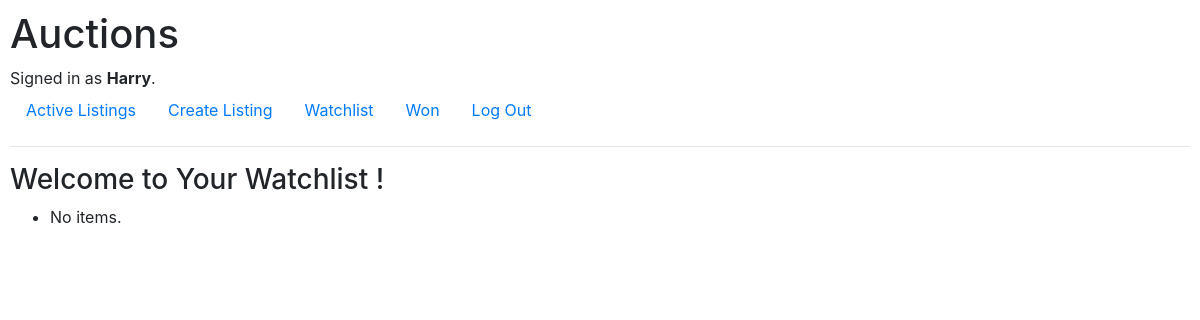
The page /watchlist/ (signed in) on the database as committed earlier.
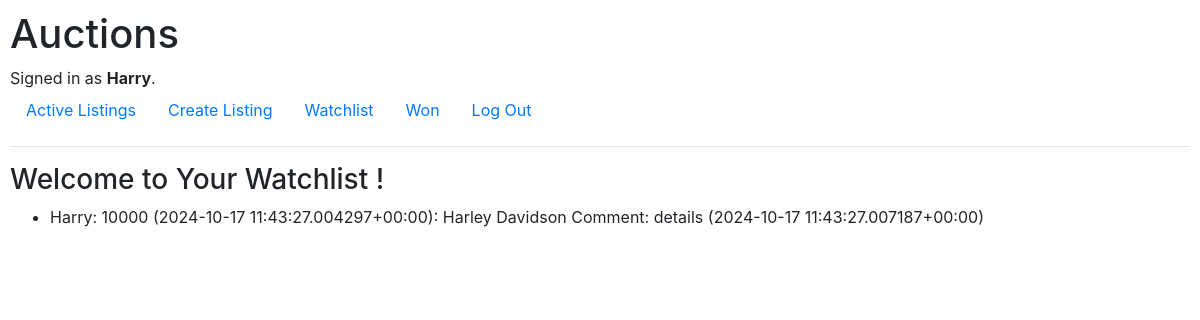
The same page on the database as committed later.
### auctions/models.py (models this page shows, shortened)
class Watchlist(models.Model):
    user = models.ForeignKey(User, on_delete=models.CASCADE, related_name="watch_user_ref")
    auction = models.ForeignKey(AuctionListing, on_delete=models.CASCADE, related_name="watch_listing_ref")
    state = models.BooleanField(default=False)

class AuctionListing(models.Model):
    product = models.ForeignKey(Product, on_delete=models.CASCADE, related_name="listing_product_ref", null=True, blank=True)
    bid = models.ForeignKey(Bid, on_delete=models.SET_NULL, related_name="bid_ref", null=True, blank=True)
    comment = models.ForeignKey(Comment, on_delete=models.SET_NULL, related_name="comment_ref", null=True, blank=True)
    date = models.DateTimeField(auto_now_add=True)
    active = models.BooleanField(default=True)
    def __str__(self):
        return f"{self.bid}: {self.comment} ({self.date})"

class Bid(models.Model):
    user = models.ForeignKey(User, on_delete=models.CASCADE, related_name="bid_user")
    product = models.ForeignKey(Product, on_delete=models.CASCADE, related_name="bid_product_ref")
    owner = models.BooleanField(default=False)
    amount = models.IntegerField()
    time = models.DateTimeField(auto_now_add=True)
    def __str__(self):
        return f"{self.user}: {self.amount} ({self.time})"

class User(AbstractUser):
    pass

class Comment(models.Model):
    user = models.ForeignKey(User, on_delete=models.CASCADE, related_name="comment_user_ref", null=True)
    title = models.CharField(max_length=10)
    description = models.TextField()
    def __str__(self):
        return f"{self.title}: {self.description}"

### auctions/views.py (the view)
# urls.py: path("watchlist/", views.watchlist, name="watchlist"),
@login_required
def watchlist(request):
    current_user_id = request.user.id
    watchlist = Watchlist.objects.filter(user=current_user_id)
    return render(request, "auctions/watchlist.html", {
        "watchlist": watchlist
    })

### auctions/templates/auctions/watchlist.html
{% extends "auctions/layout.html" %}
{% load static %}
{% block body %}
<h3>Welcome to Your Watchlist <b>{{ watchlist.user }}</b> !</h3>
<ul>
  {% for item in watchlist %}
  <li>{{ item.auction }}</li>
  {% empty %}
  <li>No items.</li>
  {% endfor %}
</ul>
{% endblock %}

Rows that differ between the two databases and show on the page:
added Watchlist: auction "Harry: 10000 (2024-10-17 11:43:27.004297+00:00): Harley Davidson Comment: details (2024-10-17 11:43:27.007187+00:00)"
Other text that changed with them:
text no longer shown: "No items."
